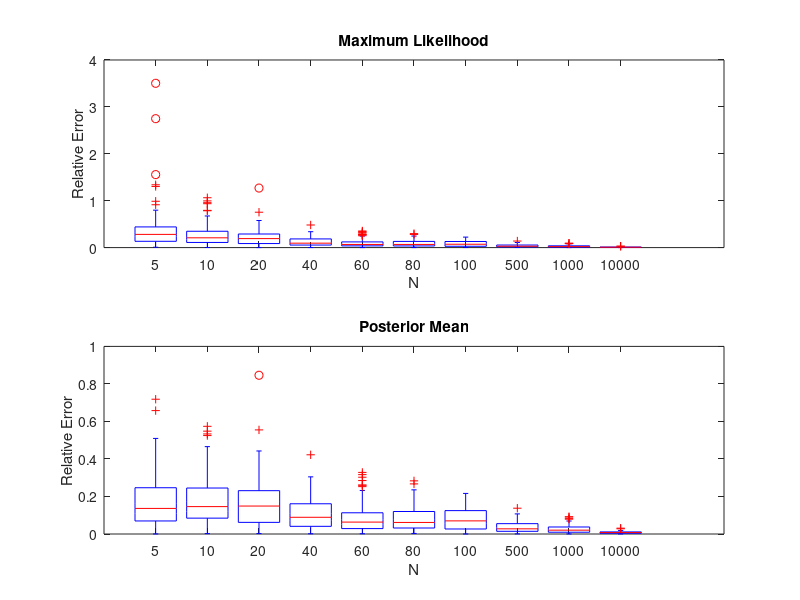

Write MATLAB code to recreate this figure.
N = [5 10 20 40 60 80 100 500 1000 10000];
ml = zeros(100,10);
bay = zeros(100,10);
for k=1:10
for c = 1:100
X = rand(N(k),1);
Y = -0.2*log(X);
ml(c,k) = abs((N(k)/sum(Y)- 5)/5);
bay(c,k) = abs(((N(k) + 5.5)/(sum(Y)+1) - 5)/5);
end
end

subplot(2,1,1) 
boxplot(ml);
title('Maximum Likelihood');
set(gca,'XTickLabel',N);
xlabel('N');
ylabel('Relative Error');
subplot(2,1,2) 
boxplot(bay);
title('Posterior Mean');
set(gca,'XTickLabel',N);
xlabel('N');
ylabel('Relative Error');

%  for c=1:10
%      %mk = zeros(100,2);
%      %mk(:,1) = ml(:,c);
%      %mk(:,2) = bay(:,c);
%      mk = zeros(10,1);
%      mk(c,1) = (median(ml(:,c)) < median(bay(:,c)));     %boxplot(mk);
% end
% mk